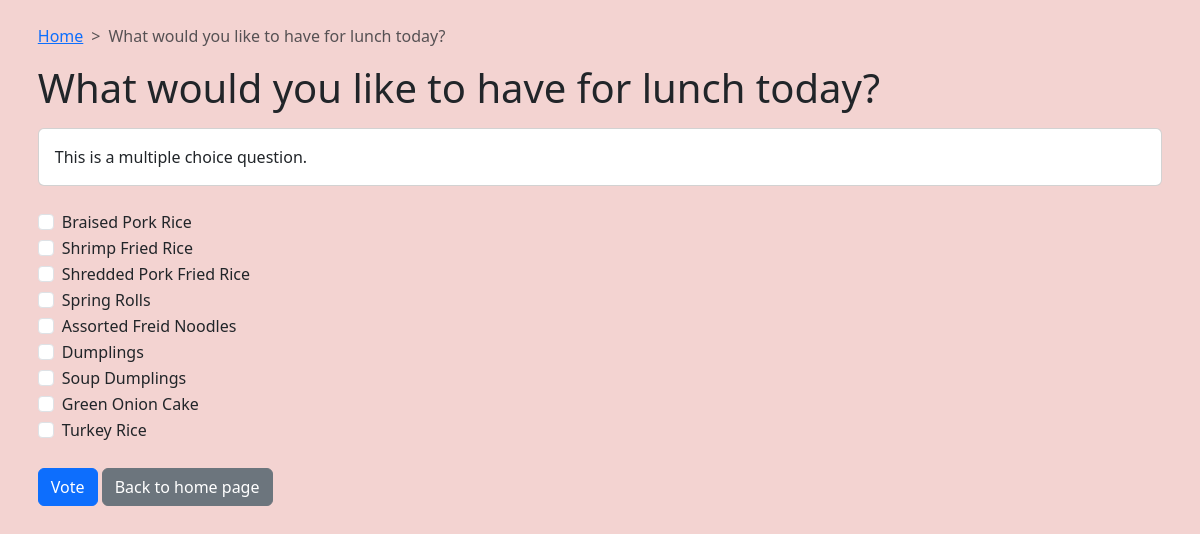
The page /polls/6/ on the database its author committed.
### polls/models.py (models this page shows, shortened)
class Question(models.Model):
    question_text = models.CharField(max_length=200)
    pub_date = models.DateTimeField('date published')
    voter = models.CharField(max_length=50, null=True, blank=True)
    is_multiple_choice = models.BooleanField(default=False)

class Choice(models.Model):
    question = models.ForeignKey(Question, on_delete=models.CASCADE)
    choice_text = models.CharField(max_length=200)
    votes = models.IntegerField(default=0)
    voters = models.ManyToManyField(User, blank=True)

### polls/views.py (the view)
# urls.py: path('<int:pk>/', views.DetailView.as_view(), name='detail'),
class DetailView(generic.DetailView):
    model = Question
    template_name = 'polls/detail.html'
    def get_queryset(self):
        return Question.objects.filter(pub_date__lte=timezone.now())

### polls/templates/polls/detail.html (shortened to what this page needs)
<!DOCTYPE html>
<html lang="en">
<head>
    {% load bootstrap5 %}
    {% bootstrap_css %}
</head>
<body>
    <br>
    <form id="vote-form" action="{% url 'polls:vote' question.id %}" method="post">
        <nav style="--bs-breadcrumb-divider: '>';" aria-label="breadcrumb">
            <ol class="breadcrumb">
                <li class="breadcrumb-item"><a href="http://127.0.0.1:8000/polls">Home</a></li>
                <li class="breadcrumb-item active" aria-current="page">{{ question.question_text }}</li>
            </ol>
        </nav>
        <fieldset>
            <legend><h1>{{ question.question_text }}</h1></legend>
            {% if question.is_multiple_choice %}
            <div class="card">
              <div class="card-body">
                This is a multiple choice question.
              </div>
            </div>
            <br>
            {% endif %}
            {% for choice in question.choice_set.all %}
                <div class="form-check">
                    <input class="form-check-input" type="checkbox" name="choice" value="{{ choice.id }}">
                    <label class="form-check-label">{{ choice.choice_text }}</label>
                </div>
            {% endfor %}
        </fieldset>
        <br>
        <button class="btn btn-primary" type="button" name="vote_click" onclick="confirmVote(event)">Vote</button>
        <button class="btn btn-secondary" type="submit" name="home">Back to home page</button>
    </form>
</body>
</html>

### polls/templates/polls/detail.html (style rules this page uses)
body { background-color: rgb(243, 211, 209); margin: 0 auto; padding-left: 1cm; padding-right: 1cm; }

### rows shown on the page
Question: question_text "What would you like to have for lunch today?"
Choice: choice_text "Braised Pork Rice"
Choice: choice_text "Shrimp Fried Rice"
Choice: choice_text "Shredded Pork Fried Rice"
Choice: choice_text "Spring Rolls"
Choice: choice_text "Assorted Freid Noodles"
Choice: choice_text "Dumplings"
Choice: choice_text "Soup Dumplings"
Choice: choice_text "Green Onion Cake"
Choice: choice_text "Turkey Rice"
